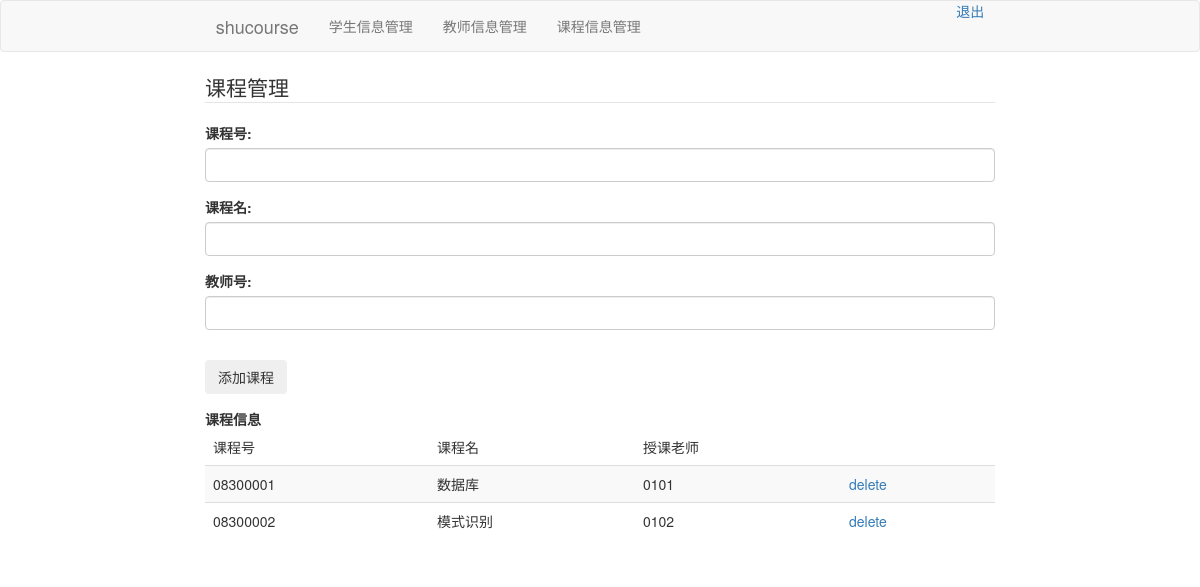
/admin/course, run on the app's committed database.
### shucourse/models.py (models this page shows, shortened)
class Course(db.Model):
    course_id=db.Column(db.String(8),primary_key=True,unique=True)
    course_name=db.Column(db.String(20),nullable=False)
    course_teacher=db.Column(db.String(8),nullable=False)
    grade=db.Column(db.Integer)

### shucourse/routes.py (the view)
@app.route('/admin/course',methods=['GET','POST'])
def add_course():
    courses=Course.query.all()
    form=CourseForm()
    if form.validate():
        course = Course(course_id=form.course_id.data,course_name=form.course_name.data,course_teacher=form.course_teacher.data)
        db.session.add(course)
        db.session.commit()
        courses=Course.query.all()
        return redirect(url_for('admin_home'))
    return render_template('add_course.html',courses=courses,form=form)

### shucourse/forms.py
class CourseForm(FlaskForm):
    course_id=StringField(u'课程号:',validators=[DataRequired(),Length(min=8,max=8)])
    course_name=StringField(u'课程名:',validators=[DataRequired(),Length(min=2,max=20)])
    course_teacher=StringField(u'教师号:',validators=[DataRequired(),Length(min=4,max=4)])
    submit=SubmitField(u'添加课程')

### shucourse/templates/add_course.html (shortened to what this page needs)
{% extends "layout3.html" %}
{% block content %}
<legend>课程管理</legend>
    <div class="content-section">
        <form method="POST" action="">
            <fieldset class="form-group">
                <div class="form-group">
                    {{form.course_id.label(class="form-control-label") }}
                    {{form.course_id(class="form-control form-control-lg") }}
                </div>
                <div class="form-group">
                    {{form.course_name.label(class="form-control-label") }}
                    {{form.course_name(class="form-control form-control-lg") }}
                </div>
                <div class="form-group">
                    {{form.course_teacher.label(class="form-control-label") }}
                    {{form.course_teacher(class="form-control form-control-lg") }}
                </div>
            </fieldset>
            <div class="form-group">
                {{ form.submit(class="btn btn-outline-info btn-green") }}
            </div>
        </form>
    </div>
    {% if courses %}
      <table class="table table-striped">
        <strong>课程信息</strong>
        <thead>
            <td>课程号</td>
            <td>课程名</td>
            <td>授课老师</td>
        </thead>
        {% for course in courses %}
        <tr>
            <td>{{course.course_id}}</td>
            <td>{{course.course_name}}</td>
            <td>{{course.course_teacher}}</td>
            <td><a>delete</a></td>
        </tr>
        {% endfor %}
      </table>
      {% else %}
      <p>暂时没有课程哦</p>
      {% endif %}
{% endblock %}

### data on the page
Course: course_id "08300001", course_name "数据库", course_teacher "0101"
Course: course_id "08300002", course_name "模式识别", course_teacher "0102"
